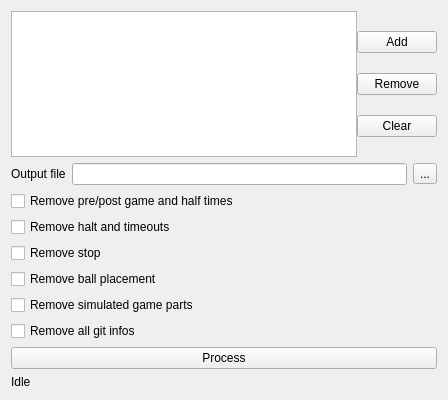
<?xml version="1.0" encoding="UTF-8"?>
<ui version="4.0">
 <class>LogCutter</class>
 <widget class="QWidget" name="LogCutter">
  <property name="geometry">
   <rect>
    <x>0</x>
    <y>0</y>
    <width>448</width>
    <height>400</height>
   </rect>
  </property>
  <property name="windowTitle">
   <string>Log Cutter</string>
  </property>
  <layout class="QVBoxLayout" name="verticalLayout">
   <item>
    <layout class="QHBoxLayout" name="horizontalLayout_2">
     <property name="spacing">
      <number>0</number>
     </property>
     <item>
      <widget class="QListWidget" name="inputList"/>
     </item>
     <item>
      <layout class="QVBoxLayout" name="verticalLayout_2">
       <property name="spacing">
        <number>0</number>
       </property>
       <item>
        <widget class="QPushButton" name="sourceAddBtn">
         <property name="text">
          <string>Add</string>
         </property>
        </widget>
       </item>
       <item>
        <widget class="QPushButton" name="sourceRemoveBtn">
         <property name="text">
          <string>Remove</string>
         </property>
        </widget>
       </item>
       <item>
        <widget class="QPushButton" name="sourceClearBtn">
         <property name="text">
          <string>Clear</string>
         </property>
        </widget>
       </item>
      </layout>
     </item>
    </layout>
   </item>
   <item>
    <layout class="QHBoxLayout" name="horizontalLayout">
     <item>
      <widget class="QLabel" name="label">
       <property name="text">
        <string>Output file</string>
       </property>
      </widget>
     </item>
     <item>
      <widget class="QLineEdit" name="outputFile"/>
     </item>
     <item>
      <widget class="QToolButton" name="outputSelectBtn">
       <property name="text">
        <string>...</string>
       </property>
      </widget>
     </item>
    </layout>
   </item>
   <item>
    <widget class="QCheckBox" name="cutNonGameChk">
     <property name="text">
      <string>Remove pre/post game and half times</string>
     </property>
    </widget>
   </item>
   <item>
    <widget class="QCheckBox" name="cutHaltChk">
     <property name="text">
      <string>Remove halt and timeouts</string>
     </property>
    </widget>
   </item>
   <item>
    <widget class="QCheckBox" name="cutStop">
     <property name="text">
      <string>Remove stop</string>
     </property>
    </widget>
   </item>
   <item>
    <widget class="QCheckBox" name="cutBallplacement">
     <property name="text">
      <string>Remove ball placement</string>
     </property>
    </widget>
   </item>
   <item>
    <widget class="QCheckBox" name="cutSimulated">
     <property name="text">
      <string>Remove simulated game parts</string>
     </property>
    </widget>
   </item>
   <item>
    <widget class="QCheckBox" name="cutGit">
     <property name="text">
      <string>Remove all git infos</string>
     </property>
    </widget>
   </item>
   <item>
    <widget class="QPushButton" name="processBtn">
     <property name="text">
      <string>Process</string>
     </property>
    </widget>
   </item>
   <item>
    <widget class="QLabel" name="progressLbl">
     <property name="text">
      <string>Idle</string>
     </property>
    </widget>
   </item>
  </layout>
 </widget>
 <resources/>
 <connections/>
</ui>
